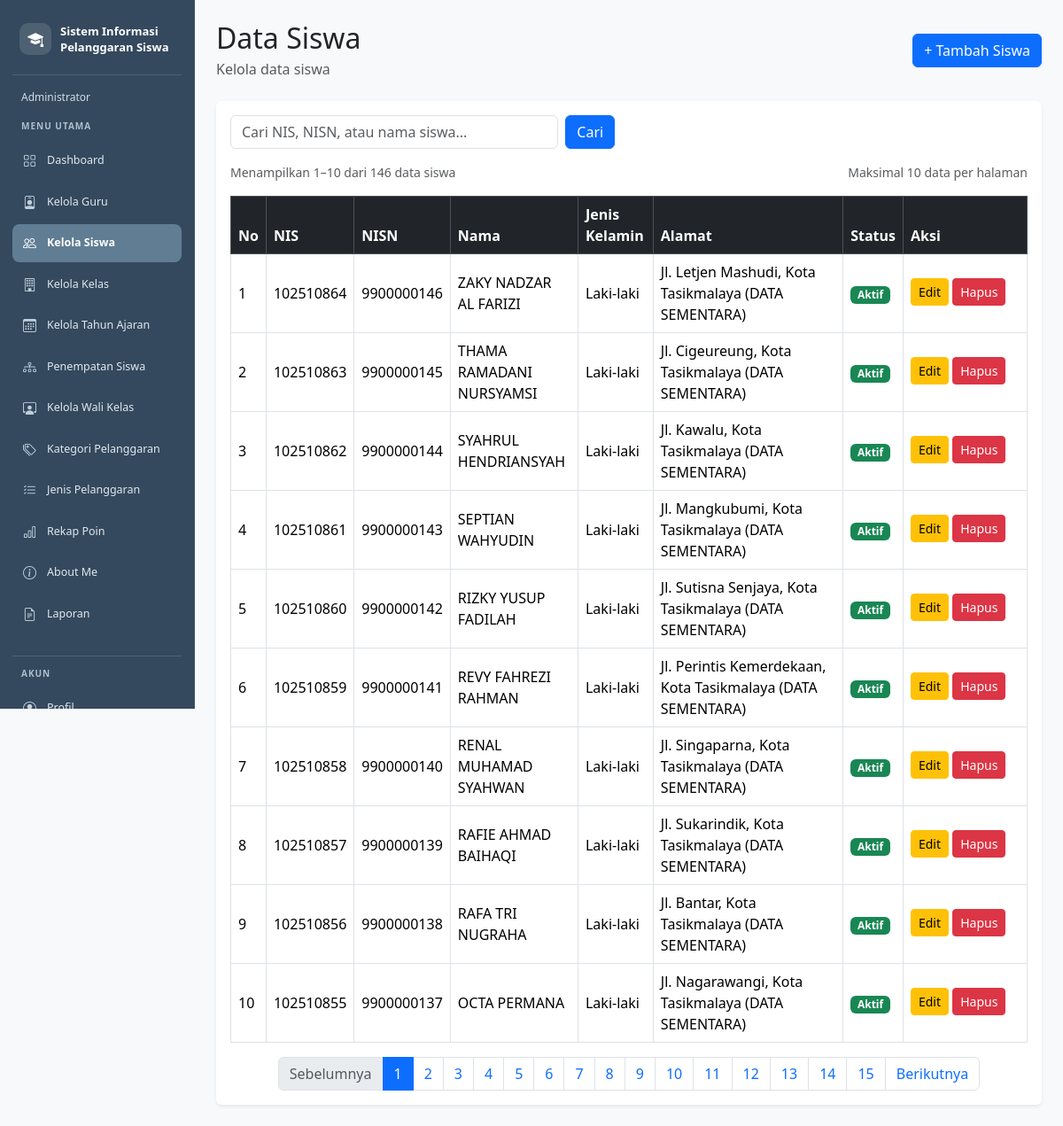
The page /siswa.php (signed in) on the database its author committed.
### tables this page shows
CREATE TABLE `t_siswa` (
  `id` int(11) NOT NULL,
  `nis` varchar(30) NOT NULL,
  `nisn` varchar(20) NOT NULL,
  `nama` varchar(150) NOT NULL,
  `jenis_kelamin` char(1) NOT NULL,
  `tanggal_lahir` date NOT NULL,
  `alamat` text NOT NULL,
  `status_aktif` tinyint(1) NOT NULL,
  `created_at` timestamp NOT NULL DEFAULT current_timestamp(),
  `updated_at` timestamp NOT NULL DEFAULT current_timestamp()
);

### siswa.php (the view, shortened to what this page needs)
<?php
include "config/koneksi.php";
$cari = trim($_GET['cari'] ?? '');
$batas = 10;
$halaman = max(1, (int) ($_GET['halaman'] ?? 1));
$keyword = "%" . $cari . "%";
$stmtJumlah = mysqli_prepare(
    $koneksi,
    "SELECT COUNT(*) AS total
     FROM t_siswa
     WHERE nis LIKE ?
        OR nisn LIKE ?
        OR nama LIKE ?"
);
mysqli_stmt_bind_param(
    $stmtJumlah,
    "sss",
    $keyword,
    $keyword,
    $keyword
);
mysqli_stmt_execute($stmtJumlah);
$hasilJumlah = mysqli_stmt_get_result($stmtJumlah);
$dataJumlah = mysqli_fetch_assoc($hasilJumlah);
$totalData = (int) $dataJumlah['total'];
$totalHalaman = max(1, (int) ceil($totalData / $batas));
$offset = ($halaman - 1) * $batas;
$stmtData = mysqli_prepare(
    $koneksi,
    "SELECT id, nis, nisn, nama, jenis_kelamin,
            tanggal_lahir, alamat, status_aktif
     FROM t_siswa
     WHERE nis LIKE ?
        OR nisn LIKE ?
        OR nama LIKE ?
     ORDER BY id DESC
     LIMIT ? OFFSET ?"
);
mysqli_stmt_bind_param(
    $stmtData,
    "sssii",
    $keyword,
    $keyword,
    $keyword,
    $batas,
    $offset
);
mysqli_stmt_execute($stmtData);
$result = mysqli_stmt_get_result($stmtData);
$nomorAwal = $offset + 1;
$nomorAkhir = min($offset + $batas, $totalData);
function urlHalamanSiswa($nomorHalaman, $cari)
{
    return '?' . http_build_query([
        'cari' => $cari,
        'halaman' => $nomorHalaman
    ]);
}
?>
<!DOCTYPE html>
<html lang="id">
<head>
    <link href="https://cdn.jsdelivr.net/npm/bootstrap@5.3.8/dist/css/bootstrap.min.css"
          rel="stylesheet">
</head>
<body>
<?php include "includes/sidebar.php"; ?>
<main class="konten-utama">
    <div class="d-flex justify-content-between align-items-center flex-wrap gap-3 mb-4">
        <div>
            <h2 class="mb-1">Data Siswa</h2>
            <p class="text-muted mb-0">Kelola data siswa</p>
        </div>
        <a href="tambah_siswa.php" class="btn btn-primary">
            + Tambah Siswa
        </a>
    </div>
    <div class="card shadow-sm border-0">
        <div class="card-body">
            <form action="siswa.php" method="GET" class="row g-2 mb-3">
                <div class="col-md-6 col-lg-5">
                    <input
                        type="search"
                        name="cari"
                        class="form-control"
                        placeholder="Cari NIS, NISN, atau nama siswa..."
                        value="<?= htmlspecialchars($cari, ENT_QUOTES, 'UTF-8'); ?>"
                    >
                </div>
                <div class="col-auto">
                    <button type="submit" class="btn btn-primary">
                        Cari
                    </button>
                </div>
            </form>
            <div class="d-flex flex-wrap justify-content-between align-items-center gap-2 mb-3">
                <small class="text-muted">
                    <?php if ($totalData > 0) { ?>
                        Menampilkan <?= $nomorAwal; ?>–<?= $nomorAkhir; ?>
                        dari <?= $totalData; ?> data siswa
                    <?php } else { ?>
                        Tidak ada data siswa yang ditemukan.
                    <?php } ?>
                </small>
                <small class="text-muted">
                    Maksimal <?= $batas; ?> data per halaman
                </small>
            </div>
            <div class="table-responsive">
                <table class="table table-bordered table-hover align-middle mb-0">
            <thead class="table-dark">
                <tr>
                    <th>No</th>
                    <th>NIS</th>
                    <th>NISN</th>
                    <th>Nama</th>
                    <th>Jenis Kelamin</th>
                    <th>Alamat</th>
                    <th>Status</th>
                    <th style="min-width: 140px;">Aksi</th>
                </tr>
            </thead>
                    <tbody>
                    <?php if ($totalData > 0) { ?>
                        <?php while ($siswa = mysqli_fetch_assoc($result)) { ?>
                            <tr>
                                <td><?= $nomorAwal++; ?></td>
                                <td>
                                    <?= htmlspecialchars($siswa['nis'] ?? '', ENT_QUOTES, 'UTF-8'); ?>
                                </td>
                                <td>
                                    <?= htmlspecialchars($siswa['nisn'] ?? '', ENT_QUOTES, 'UTF-8'); ?>
                                </td>
                                <td>
                                    <?= htmlspecialchars($siswa['nama'] ?? '', ENT_QUOTES, 'UTF-8'); ?>
                                </td>
                                <td>
                                    <?php
                                    if ($siswa['jenis_kelamin'] == 'L') {
                                        echo 'Laki-laki';
                                    } elseif ($siswa['jenis_kelamin'] == 'P') {
                                        echo 'Perempuan';
                                    } else {
                                        echo '-';
                                    }
                                    ?>
                                </td>
                                    <td style="min-width: 200px; white-space: normal;">
                                        <?= htmlspecialchars($siswa['alamat'] ?? '-', ENT_QUOTES, 'UTF-8'); ?>
                                    </td>
                                <td>
                                    <?php if ($siswa['status_aktif'] == 1) { ?>
                                        <span class="badge bg-success">Aktif</span>
                                    <?php } else { ?>
                                        <span class="badge bg-secondary">Tidak Aktif</span>
                                    <?php } ?>
                                </td>
                                <td>
                                    <a href="edit_siswa.php?id=<?= (int) $siswa['id']; ?>"
                                       class="btn btn-sm btn-warning mb-1">
                                        Edit
                                    </a>
                                    <form action="hapus_siswa.php"
                                          method="POST"
                                          class="d-inline"
                                          onsubmit="return confirm('Yakin ingin menghapus data siswa ini?');">
                                        <button type="submit"
                                                class="btn btn-sm btn-danger mb-1">
                                            Hapus
                                        </button>
                                    </form>
                                </td>
                            </tr>
                        <?php } ?>
                    <?php } ?>
                    </tbody>
                </table>
            </div>
            <?php if ($totalHalaman > 1) { ?>
                <nav aria-label="Navigasi halaman data siswa" class="mt-3">
                    <ul class="pagination justify-content-center flex-wrap mb-0">
                        <li class="page-item <?= $halaman <= 1 ? 'disabled' : ''; ?>">
                            <a class="page-link"
                               href="<?= htmlspecialchars(urlHalamanSiswa(max(1, $halaman - 1), $cari), ENT_QUOTES, 'UTF-8'); ?>">
                                Sebelumnya
                            </a>
                        </li>
                        <?php for ($i = 1; $i <= $totalHalaman; $i++) { ?>
                            <li class="page-item <?= $i == $halaman ? 'active' : ''; ?>">
                                <a class="page-link"
                                   href="<?= htmlspecialchars(urlHalamanSiswa($i, $cari), ENT_QUOTES, 'UTF-8'); ?>">
                                    <?= $i; ?>
                                </a>
                            </li>
                        <?php } ?>
                        <li class="page-item <?= $halaman >= $totalHalaman ? 'disabled' : ''; ?>">
                            <a class="page-link"
                               href="<?= htmlspecialchars(urlHalamanSiswa(min($totalHalaman, $halaman + 1), $cari), ENT_QUOTES, 'UTF-8'); ?>">
                                Berikutnya
                            </a>
                        </li>
                    </ul>
                </nav>
            <?php } ?>
        </div>
    </div>
</main>
</body>
</html>

### siswa.php (style rules this page uses)
body { margin: 0; background-color: #f8f9fa; }
.konten-utama { margin-left: 220px; width: calc(100% - 220px); min-height: 100vh; padding: 24px; box-sizing: border-box; }

### rows shown on the page
t_siswa: nis "102510864", nisn "9900000146", nama "ZAKY NADZAR AL FARIZI", jenis_kelamin "Laki-laki", alamat "Jl. Letjen Mashudi, Kota Tasikmalaya (DATA SEMENTARA)", status_aktif "Aktif"
t_siswa: nis "102510863", nisn "9900000145", nama "THAMA RAMADANI NURSYAMSI", jenis_kelamin "Laki-laki", alamat "Jl. Cigeureung, Kota Tasikmalaya (DATA SEMENTARA)", status_aktif "Aktif"
t_siswa: nis "102510862", nisn "9900000144", nama "SYAHRUL HENDRIANSYAH", jenis_kelamin "Laki-laki", alamat "Jl. Kawalu, Kota Tasikmalaya (DATA SEMENTARA)", status_aktif "Aktif"
t_siswa: nis "102510861", nisn "9900000143", nama "SEPTIAN WAHYUDIN", jenis_kelamin "Laki-laki", alamat "Jl. Mangkubumi, Kota Tasikmalaya (DATA SEMENTARA)", status_aktif "Aktif"
t_siswa: nis "102510860", nisn "9900000142", nama "RIZKY YUSUP FADILAH", jenis_kelamin "Laki-laki", alamat "Jl. Sutisna Senjaya, Kota Tasikmalaya (DATA SEMENTARA)", status_aktif "Aktif"
t_siswa: nis "102510859", nisn "9900000141", nama "REVY FAHREZI RAHMAN", jenis_kelamin "Laki-laki", alamat "Jl. Perintis Kemerdekaan, Kota Tasikmalaya (DATA SEMENTARA)", status_aktif "Aktif"
t_siswa: nis "102510858", nisn "9900000140", nama "RENAL MUHAMAD SYAHWAN", jenis_kelamin "Laki-laki", alamat "Jl. Singaparna, Kota Tasikmalaya (DATA SEMENTARA)", status_aktif "Aktif"
t_siswa: nis "102510857", nisn "9900000139", nama "RAFIE AHMAD BAIHAQI", jenis_kelamin "Laki-laki", alamat "Jl. Sukarindik, Kota Tasikmalaya (DATA SEMENTARA)", status_aktif "Aktif"
t_siswa: nis "102510856", nisn "9900000138", nama "RAFA TRI NUGRAHA", jenis_kelamin "Laki-laki", alamat "Jl. Bantar, Kota Tasikmalaya (DATA SEMENTARA)", status_aktif "Aktif"
t_siswa: nis "102510855", nisn "9900000137", nama "OCTA PERMANA", jenis_kelamin "Laki-laki", alamat "Jl. Nagarawangi, Kota Tasikmalaya (DATA SEMENTARA)", status_aktif "Aktif"

### other values the page prints
$labelRole "Administrator"
$menu[0] "Dashboard"
$menu[0] "Kelola Guru"
$menu[0] "Kelola Siswa"
$menu[0] "Kelola Kelas"
$menu[0] "Kelola Tahun Ajaran"
$menu[0] "Penempatan Siswa"
$menu[0] "Kelola Wali Kelas"
$menu[0] "Kategori Pelanggaran"
$menu[0] "Jenis Pelanggaran"
$menu[0] "Rekap Poin"
$menu[0] "About Me"
$menu[0] "Laporan"
$nomorAwal "1"
$nomorAkhir "10"
